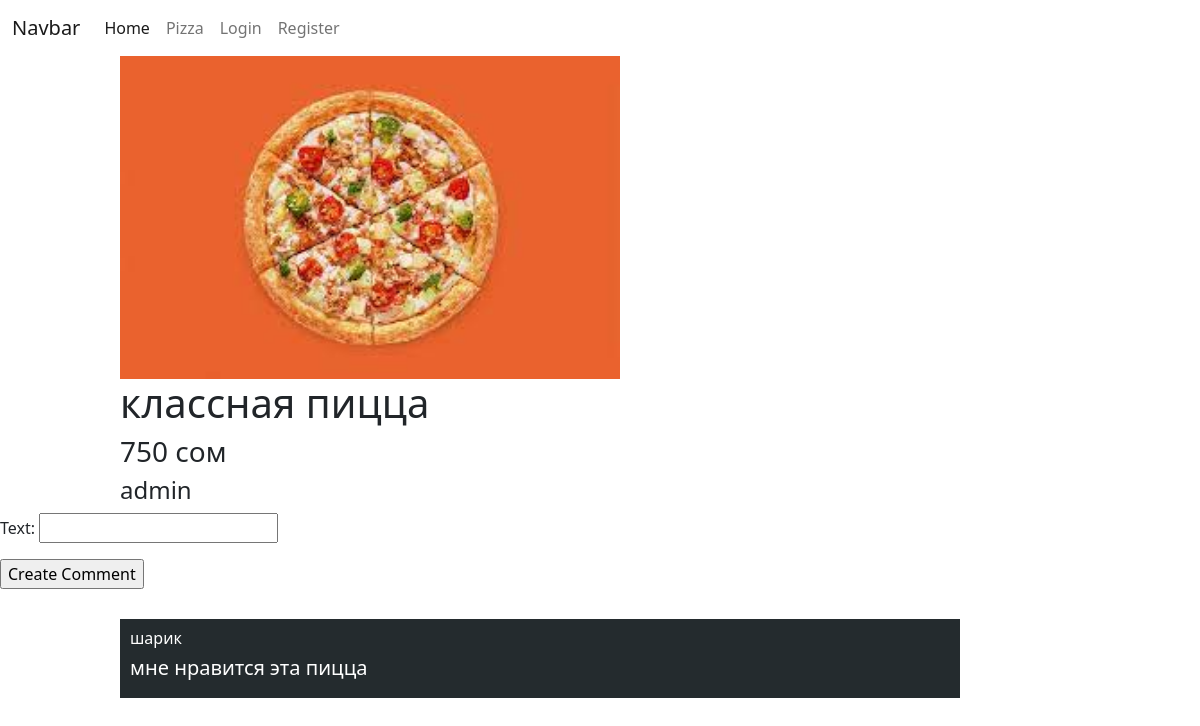
The app's page /pizza/17/ with its own data.
### catalog/models.py (models this page shows)
class Pizza(models.Model):
    author = models.ForeignKey(User, on_delete=models.CASCADE, null=True)
    image = models.ImageField(null=True, blank=True)
    name = models.CharField(max_length=128)
    price = models.IntegerField()

class Comments_pizza(models.Model):
    author = models.ForeignKey(User, on_delete=models.CASCADE, null=True)
    text = models.TextField()
    pizza = models.ForeignKey(Pizza, on_delete=models.CASCADE)

### catalog/views.py (the view, shortened to what this page needs)
# urls.py: path('pizza/<int:id>/', pizza_detail_view),
def pizza_detail_view(request, id):
    if request.method == 'GET':
        pizza = Pizza.objects.get(id=id)
        comments = Comments_pizza.objects.filter(pizza=pizza)
        context = {
            'product': pizza,
            'comments': comments,
            'form': CommentCreate(),
        }
        return render(request, 'catalog/detail.html', context=context)

### catalog/forms.py
class CommentCreate(forms.Form):
    text = forms.CharField()

### templates/catalog/detail.html (shortened to what this page needs)
{% extends 'layouts/index.html' %}
{% block content %}
    <div class="product">
        {% if product.image %}
            <img class="product_image" src="/media/{{ product.image }}" alt="">
        {% else %}
            <img class="product_image" src="https://cdn.wallpapersafari.com/7/66/NM8JEY.jpg" alt="">
        {% endif %}
        <h1>{{ product.name }}</h1>
        <h3>{{ product.price }} сом</h3>
        <h4>{{ product.author }}</h4>
    </div>
    <form action="/pizza/{{ product.id }}/" method="post">
        {{ form.as_p }}
        <input type="submit" value="Create Comment">
    </form>
    <div class="comments">
        {%for comment in comments %}
            <div class="comment">
            <h6>{{ comment.author.username }}</h6>
            <h5>{{ comment.text }}</h5>
            </div>
        {% endfor %}
    </div>
{% endblock %}

### templates/catalog/detail.html (style rules this page uses)
.product { width: 80%; margin-left: 10%; }
.comments { width: 70%; margin-left: 10%; justify-content: space-between; margin-top: 30px; }
.comment { background: #242b2e; color: #fff; padding: 10px; margin-bottom: 20px; }
.product_image { width: 500px; }

### records on screen
Pizza: image (picture), name "классная пицца", price "750", author "admin"
Comments_pizza: author.username "шарик", text "мне нравится эта пицца"
